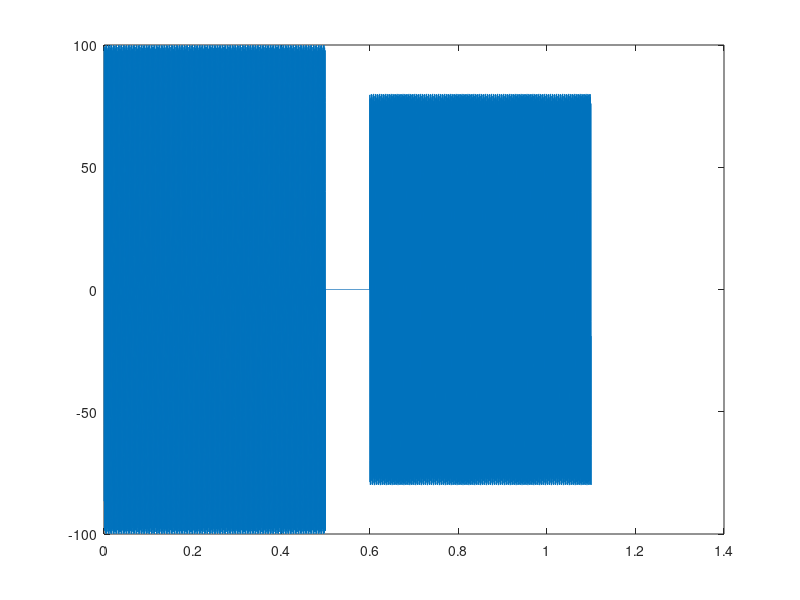

The MATLAB source for this figure: (Note: this script raises an error after producing the figure.)
%% PreLab 2.2 a
A1 = 100;
omega1 = 2*pi*800;
phi1 = -pi/3; 
fs = 11025;
dur = 0.5;

num_samples = fs * dur;

t = (0:(1/fs):(dur - 1/fs));

x1 = A1 * sin(omega1 * t + phi1);

soundsc(x1, fs);

%% ( b )
A2 = 80;
omega2 = 2* pi * 1200;
phi2 = pi/4;
dur = 0.5;

t2 = (0:(1/fs):(dur - 1/fs));

x2 = A2 * sin(omega2 * t2 + phi2);

soundsc(x2, fs);

%% ( c )
N = round(0.1 * fs);
xx = [x1, zeros(1, N), x2];

soundsc(xx, fs);
%% ( d )
tt = (1/11025)*(1:length(xx)); 
plot( tt, xx );

%% 2.4 
[xn,tn] = coscos(2,3,20,1)

%% Warm-Up 3.1

% Test case for key2note.m
X = 1;
keynum = 40;
dur = 1;

test = key2note(X, keynum, dur);

soundsc(test, fs);

%% 3.2

play_scale;

%% 3.3
% ( a )
play_scale;

% ( b )
figure;
spectrogram(xx, 512, [], 512, fs, 'yaxis');
title('Spectrogram 1');
colorbar;

%% ( c )
plotspec(xx, fs);
title('Spectrogram 2')
grid on;